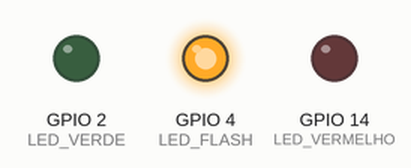
A sketch run on a simulated ESP32. Shown: output pins drawn as LEDs (lit = HIGH). WiFi joins after 1.5 s; servers stay silent unless stated; the camera gives no picture; what the sketch prints to the serial monitor is not drawn.

Above: at 0.1 s.
At 2.1 s:
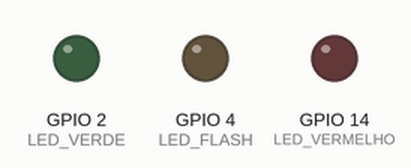
At 3.9 s:
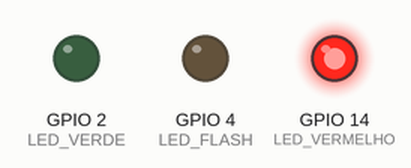
Timing chart, 0 to 5.4 s (numbered marks = the images above):
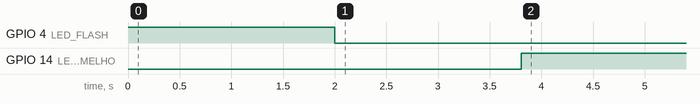

The sketch:

testeversaoantiga.ino
```cpp
#include "esp_camera.h" // Biblioteca oficial para controle da câmera no ESP32
#include <WiFi.h>         // Biblioteca para conexão WiFi
#include <HTTPClient.h>   // Biblioteca para realizar requisições HTTP (cliente)

// Variável global para controle de acesso (modificada pelo app_httpd.cpp)
// true = acesso liberado (rosto reconhecido), false = acesso negado
boolean autorizacao_acesso = false;

//
// AVISO!!! Certifique-se de ter selecionado o módulo ESP32 Wrover,
//          ou outra placa que tenha PSRAM habilitada (necessário para resoluções maiores e reconhecimento facial)
//

// Seleção do modelo da câmera (Descomente apenas o modelo que você está usando)
//#define CAMERA_MODEL_WROVER_KIT
//#define CAMERA_MODEL_ESP_EYE
//#define CAMERA_MODEL_M5STACK_PSRAM
//#define CAMERA_MODEL_M5STACK_WIDE
#define CAMERA_MODEL_AI_THINKER // Modelo comum: ESP32-CAM AI-Thinker

#include "camera_pins.h" // Arquivo auxiliar com a definição dos pinos para cada modelo de câmera

// Credenciais da rede WiFi
const char* ssid = "Yan";
const char* password = "yanduda123";

// Definição dos pinos dos LEDs
#define LED_VERDE 2      // LED indicador de sucesso (GPIO 2)
#define LED_VERMELHO 14  // LED indicador de falha/erro (GPIO 14)
#define LED_FLASH 4      // LED de flash (branco forte) da ESP32-CAM (GPIO 4)

// Declaração da função que inicia o servidor da câmera (definida em app_httpd.cpp)
void startCameraServer();

void setup() {
  // --- Configuração inicial do LED de Flash (Sinal de Vida) ---
  pinMode(LED_FLASH, OUTPUT);      // Configura o pino do flash como saída
  digitalWrite(LED_FLASH, HIGH);   // Acende o flash com intensidade máxima
  delay(2000);                     // Espera 2 segundos com o flash ligado para indicar boot
  digitalWrite(LED_FLASH, LOW);    // Apaga o flash

  // Inicialização da comunicação Serial para debug
  Serial.begin(115200);
  Serial.setDebugOutput(true); // Habilita mensagens de debug da biblioteca WiFi/Camera
  Serial.println();

  // Configuração da estrutura da câmera
  camera_config_t config;
  config.ledc_channel = LEDC_CHANNEL_0;
  config.ledc_timer = LEDC_TIMER_0;
  config.pin_d0 = Y2_GPIO_NUM;
  config.pin_d1 = Y3_GPIO_NUM;
  config.pin_d2 = Y4_GPIO_NUM;
  config.pin_d3 = Y5_GPIO_NUM;
  config.pin_d4 = Y6_GPIO_NUM;
  config.pin_d5 = Y7_GPIO_NUM;
  config.pin_d6 = Y8_GPIO_NUM;
  config.pin_d7 = Y9_GPIO_NUM;
  config.pin_xclk = XCLK_GPIO_NUM;
  config.pin_pclk = PCLK_GPIO_NUM;
  config.pin_vsync = VSYNC_GPIO_NUM;
  config.pin_href = HREF_GPIO_NUM;
  config.pin_sscb_sda = SIOD_GPIO_NUM;
  config.pin_sscb_scl = SIOC_GPIO_NUM;
  config.pin_pwdn = PWDN_GPIO_NUM;
  config.pin_reset = RESET_GPIO_NUM;
  config.xclk_freq_hz = 20000000;       // Frequência do clock XCLK (20MHz)
  config.pixel_format = PIXFORMAT_JPEG; // Formato de pixel (JPEG para streaming web)

  // Inicialização com especificações altas se houver PSRAM
  if(psramFound()){
    config.frame_size = FRAMESIZE_UXGA; // Resolução 1600x1200
    config.jpeg_quality = 10;           // Qualidade JPEG (0-63, menor é melhor)
    // IMPORTANTE: fb_count = 1 para evitar corrupção de memória em placas com 2MB de PSRAM
    config.fb_count = 1;                // Número de framebuffers
  } else {
    // Se não houver PSRAM, limita a resolução para economizar memória
    config.frame_size = FRAMESIZE_SVGA;
    config.jpeg_quality = 12;
    config.fb_count = 1;
  }

#if defined(CAMERA_MODEL_ESP_EYE)
  pinMode(13, INPUT_PULLUP);
  pinMode(14, INPUT_PULLUP);
#endif

  // Inicializa a câmera com as configurações definidas
  esp_err_t err = esp_camera_init(&config);
  if (err != ESP_OK) {
    Serial.printf("Camera init failed with error 0x%x", err);
    return; // Se falhar, encerra o setup (trava o código aqui)
  }

  // Ajustes finos nos sensores da câmera
  sensor_t * s = esp_camera_sensor_get();
  // Os sensores iniciais podem estar invertidos verticalmente e com cores saturadas
  if (s->id.PID == OV3660_PID) {
    s->set_vflip(s, 1);       // Inverte verticalmente de volta
    s->set_brightness(s, 1);  // Aumenta um pouco o brilho
    s->set_saturation(s, -2); // Diminui a saturação
  }
  // Reduz o tamanho do frame inicial para aumentar a taxa de quadros (fps)
  s->set_framesize(s, FRAMESIZE_QVGA); // Resolução 320x240

#if defined(CAMERA_MODEL_M5STACK_WIDE)
  s->set_vflip(s, 1);
  s->set_hmirror(s, 1);
#endif

  // Conexão WiFi
  WiFi.begin(ssid, password);

  // Aguarda a conexão ser estabelecida
  while (WiFi.status() != WL_CONNECTED) {
    delay(500);
    Serial.print(".");
  }
  Serial.println("");
  Serial.println("WiFi connected");

  // Inicia o servidor web da câmera (função em app_httpd.cpp)
  startCameraServer();

  // Exibe o IP para acesso no monitor serial
  Serial.print("Camera Ready! Use 'http://");
  Serial.print(WiFi.localIP());
  Serial.println("' to connect");

  // Configura os pinos dos LEDs de status como saída
  pinMode (LED_VERDE, OUTPUT);
  pinMode (LED_VERMELHO, OUTPUT);
}

void loop() {
  // --- Máquina de Estados para Controle de Acesso ---

  // Verifica a variável global de autorização (atualizada pelo reconhecimento facial)
  if(autorizacao_acesso == true)
  {
    Serial.print("Acesso Liberado! \n");
    digitalWrite(LED_VERDE, HIGH);   // Acende LED Verde
    digitalWrite(LED_VERMELHO, LOW); // Apaga LED Vermelho
    delay(5000);                     // Mantém liberado por 5 segundos
    autorizacao_acesso = false;      // Reseta a autorização para o estado padrão
  }
  else
  {
    // Se não autorizado (ou aguardando reconhecimento)
    Serial.print("Acesso Negado! \n");
    digitalWrite(LED_VERMELHO, HIGH); // Mantém LED Vermelho aceso (estado padrão: bloqueado)
    digitalWrite(LED_VERDE, LOW);     // Mantém LED Verde apagado
  }

  // Pequeno delay para não saturar o processador, mas manter a resposta rápida (10Hz)
  delay(100);
}
```

camera_pins.h
```cpp
#if defined(CAMERA_MODEL_WROVER_KIT)
#define PWDN_GPIO_NUM    -1
#define RESET_GPIO_NUM   -1
#define XCLK_GPIO_NUM    21
#define SIOD_GPIO_NUM    26
#define SIOC_GPIO_NUM    27

#define Y9_GPIO_NUM      35
#define Y8_GPIO_NUM      34
#define Y7_GPIO_NUM      39
#define Y6_GPIO_NUM      36
#define Y5_GPIO_NUM      19
#define Y4_GPIO_NUM      18
#define Y3_GPIO_NUM       5
#define Y2_GPIO_NUM       4
#define VSYNC_GPIO_NUM   25
#define HREF_GPIO_NUM    23
#define PCLK_GPIO_NUM    22

#elif defined(CAMERA_MODEL_ESP_EYE)
#define PWDN_GPIO_NUM    -1
#define RESET_GPIO_NUM   -1
#define XCLK_GPIO_NUM    4
#define SIOD_GPIO_NUM    18
#define SIOC_GPIO_NUM    23

#define Y9_GPIO_NUM      36
#define Y8_GPIO_NUM      37
#define Y7_GPIO_NUM      38
#define Y6_GPIO_NUM      39
#define Y5_GPIO_NUM      35
#define Y4_GPIO_NUM      14
#define Y3_GPIO_NUM      13
#define Y2_GPIO_NUM      34
#define VSYNC_GPIO_NUM   5
#define HREF_GPIO_NUM    27
#define PCLK_GPIO_NUM    25

#elif defined(CAMERA_MODEL_M5STACK_PSRAM)
#define PWDN_GPIO_NUM     -1
#define RESET_GPIO_NUM    15
#define XCLK_GPIO_NUM     27
#define SIOD_GPIO_NUM     25
#define SIOC_GPIO_NUM     23

#define Y9_GPIO_NUM       19
#define Y8_GPIO_NUM       36
#define Y7_GPIO_NUM       18
#define Y6_GPIO_NUM       39
#define Y5_GPIO_NUM        5
#define Y4_GPIO_NUM       34
#define Y3_GPIO_NUM       35
#define Y2_GPIO_NUM       32
#define VSYNC_GPIO_NUM    22
#define HREF_GPIO_NUM     26
#define PCLK_GPIO_NUM     21

#elif defined(CAMERA_MODEL_M5STACK_WIDE)
#define PWDN_GPIO_NUM     -1
#define RESET_GPIO_NUM    15
#define XCLK_GPIO_NUM     27
#define SIOD_GPIO_NUM     22
#define SIOC_GPIO_NUM     23

#define Y9_GPIO_NUM       19
#define Y8_GPIO_NUM       36
#define Y7_GPIO_NUM       18
#define Y6_GPIO_NUM       39
#define Y5_GPIO_NUM        5
#define Y4_GPIO_NUM       34
#define Y3_GPIO_NUM       35
#define Y2_GPIO_NUM       32
#define VSYNC_GPIO_NUM    25
#define HREF_GPIO_NUM     26
#define PCLK_GPIO_NUM     21

#elif defined(CAMERA_MODEL_AI_THINKER)
#define PWDN_GPIO_NUM     32
#define RESET_GPIO_NUM    -1
#define XCLK_GPIO_NUM      0
#define SIOD_GPIO_NUM     26
#define SIOC_GPIO_NUM     27

#define Y9_GPIO_NUM       35
#define Y8_GPIO_NUM       34
#define Y7_GPIO_NUM       39
#define Y6_GPIO_NUM       36
#define Y5_GPIO_NUM       21
#define Y4_GPIO_NUM       19
#define Y3_GPIO_NUM       18
#define Y2_GPIO_NUM        5
#define VSYNC_GPIO_NUM    25
#define HREF_GPIO_NUM     23
#define PCLK_GPIO_NUM     22

#else
#error "Camera model not selected"
#endif
```

Measured:
- by itself, GPIO 14 (LED_VERMELHO): LOW → HIGH at 3.8 s
